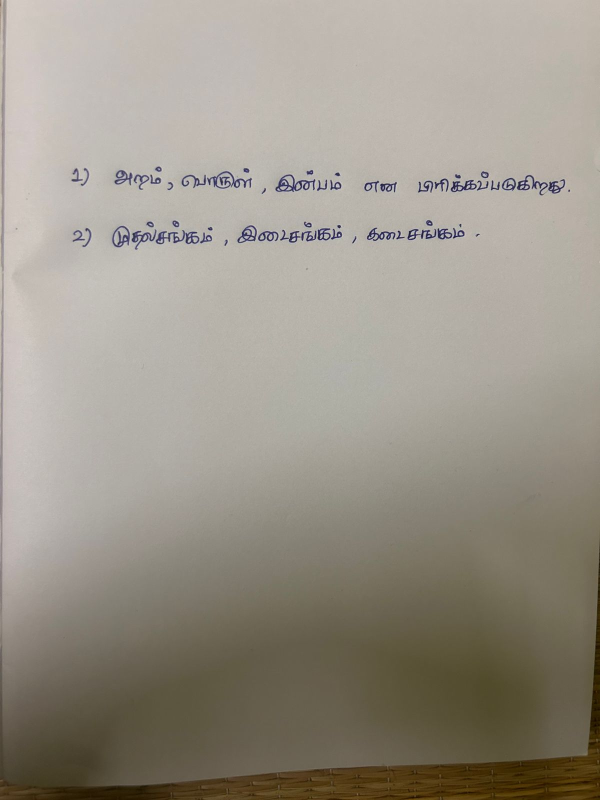
#> input picture uploads/asheet_student_1774963366447_20260331_132246.jpeg, 1200 x 1600 px (shown at 1/2 size)
$ python ocr_engine.py uploads/asheet_student_1774963366447_20260331_132246.jpeg uploads/asheet_student_1774963646154_20260331_132726.jpeg
#> lines starting #> are read from the running program, lines starting #| are printed output that depends on the picture
"""
Tamil Answer Sheet OCR Engine  ·  v2.0
=======================================
Extracts Tamil handwritten / printed text from Images and PDFs.

NEW in v2.0
-----------
  • process_question_paper()     – OCR a QUESTION PAPER and return
                                   [{question_number, question}]
  • process_answer_sheet_only()  – OCR an ANSWER SHEET in answers-only mode
                                   (no question bank) → [{question_number, answer}]
  • build_answers_only_payload() – minimal payload for separate-upload mode

The original process_answer_sheet() (combined mode) is fully unchanged.

Dependencies
------------
  pip install google-cloud-vision pillow pdf2image opencv-python-headless

Environment variable:
  GOOGLE_APPLICATION_CREDENTIALS=/path/to/service-account-key.json
"""

from __future__ import annotations

import io
import json
import logging
import os
import re
import sys
import unicodedata
from datetime import datetime
from pathlib import Path
from typing import Any

try:
    from google.cloud import vision
except ImportError:
    raise ImportError("Run: pip install google-cloud-vision")

try:
    from PIL import Image, ImageEnhance, ImageFilter
    import PIL.ImageOps
except ImportError:
    raise ImportError("Run: pip install pillow")

try:
    import cv2
    import numpy as np
    CV2_AVAILABLE = True
except ImportError:
    CV2_AVAILABLE = False
    import numpy as np

try:
    from pdf2image import convert_from_path, convert_from_bytes
    PDF2IMAGE_AVAILABLE = True
except ImportError:
    PDF2IMAGE_AVAILABLE = False

log = logging.getLogger(__name__)

IMAGE_EXTENSIONS: set[str] = {
    ".jpg", ".jpeg", ".png", ".bmp", ".webp", ".tiff", ".tif", ".gif"
}
PDF_DPI:         int = 300
MIN_TEXT_LENGTH: int = 5
MIN_ANSWER_WORDS: int = 3
QUESTION_MARKERS: list[str] = ["கேள்வி", "வினா", "Q.", "Q:"]
ANSWER_MARKERS:   list[str] = ["விடை", "Answer", "Ans.", "A."]


# ══════════════════════════════════════════════════════════════════════════════
# 1. Image Pre-processing
# ══════════════════════════════════════════════════════════════════════════════

def preprocess_image(image: Image.Image) -> Image.Image:
    if image.mode not in ("RGB", "L"):
        image = image.convert("RGB")
    w, h = image.size
    if min(w, h) < 1000:
        scale = 1000 / min(w, h)
        image = image.resize((int(w * scale), int(h * scale)), Image.LANCZOS)
    return _preprocess_cv2(image) if CV2_AVAILABLE else _preprocess_pillow(image)


# [5 lines left out: function _preprocess_pillow, not called in this run]


def _preprocess_cv2(image: Image.Image) -> Image.Image:
    img_np = np.array(image.convert("RGB"))
    gray   = cv2.cvtColor(img_np, cv2.COLOR_RGB2GRAY)
    clahe  = cv2.createCLAHE(clipLimit=2.0, tileGridSize=(8, 8))
    gray   = clahe.apply(gray)
    gray   = cv2.fastNlMeansDenoising(gray, h=10)
    gray   = _deskew_cv2(gray)
    _, binary = cv2.threshold(gray, 0, 255, cv2.THRESH_BINARY | cv2.THRESH_OTSU)
    return Image.fromarray(cv2.cvtColor(binary, cv2.COLOR_GRAY2RGB))


def _deskew_cv2(gray: np.ndarray) -> np.ndarray:
    try:
        edges = cv2.Canny(gray, 50, 150, apertureSize=3)
        lines = cv2.HoughLines(edges, 1, np.pi / 180, threshold=100)
        if lines is None:
            return gray
        angles = [np.degrees(theta) - 90 for rho, theta in lines[:, 0]
                  if -45 < np.degrees(theta) - 90 < 45]
        if not angles:
            return gray
        angle = float(np.median(angles))
        if abs(angle) < 0.5:
            return gray
        h, w = gray.shape
        M = cv2.getRotationMatrix2D((w / 2, h / 2), angle, 1.0)
        return cv2.warpAffine(gray, M, (w, h),
                              flags=cv2.INTER_CUBIC, borderMode=cv2.BORDER_REPLICATE)
    except Exception as exc:
        log.warning("Deskew failed (%s) – using original.", exc)
        return gray


# ══════════════════════════════════════════════════════════════════════════════
# 2. PDF → Images
# ══════════════════════════════════════════════════════════════════════════════

# [13 lines left out: functions pdf_to_images, pdf_bytes_to_images, not called in this run]


# ══════════════════════════════════════════════════════════════════════════════
# 3. Google Vision OCR
# ══════════════════════════════════════════════════════════════════════════════

def _get_vision_client() -> vision.ImageAnnotatorClient:
    if not os.environ.get("GOOGLE_APPLICATION_CREDENTIALS", ""):
        raise EnvironmentError(
            "GOOGLE_APPLICATION_CREDENTIALS is not set.\n"
            "Set it to your service-account JSON key path."
        )
    return vision.ImageAnnotatorClient()


def extract_text_from_image(
    image: Image.Image,
    language_hint: str = "ta",
) -> dict[str, Any]:
    client = _get_vision_client()
    buf = io.BytesIO()
    image.save(buf, format="JPEG", quality=95)
    vision_image  = vision.Image(content=buf.getvalue())
    image_context = vision.ImageContext(language_hints=[language_hint])

    log.info("Sending image to Google Vision API …")
    response = client.document_text_detection(
        image=vision_image, image_context=image_context
    )
    if response.error.message:
        raise RuntimeError(f"Google Vision API error: {response.error.message}")

    annotation = response.full_text_annotation
    full_text  = annotation.text if annotation else ""
    blocks:      list[str]   = []
    confidences: list[float] = []

    for page in annotation.pages:
        for block in page.blocks:
            block_text = ""
            block_confs = []
            for para in block.paragraphs:
                for word in para.words:
                    word_text = "".join(s.text for s in word.symbols)
                    block_text += word_text + " "
                    if word.confidence:
                        block_confs.append(word.confidence)
            block_text = block_text.strip()
            if len(block_text) >= MIN_TEXT_LENGTH:
                blocks.append(block_text)
            confidences.extend(block_confs)

    avg_conf = float(np.mean(confidences)) if confidences else 0.0
    log.info("  → %d words | %d blocks | conf %.2f%%",
             len(full_text.split()), len(blocks), avg_conf * 100)
    return {
        "full_text":  full_text,
        "blocks":     blocks,
        "confidence": round(avg_conf, 4),
        "word_count": len(full_text.split()) if full_text else 0,
    }


def extract_text_from_file(
    file_path: str | Path,
    language_hint: str = "ta",
) -> list[dict[str, Any]]:
#> called with language_hint = 'ta'
    path = Path(file_path)
    pages = pdf_to_images(path) if path.suffix.lower() == ".pdf" else [Image.open(path)]
#> pages = 1 item
    results: list[dict[str, Any]] = []
    for num, img in enumerate(pages, 1):
        log.info("OCR page %d / %d …", num, len(pages))
        result = extract_text_from_image(preprocess_image(img), language_hint)
        result["page"] = num
        results.append(result)
#> this loop made 1 pass
#> num on pass 1: 1
#> pass 1, in _preprocess_cv2, `gray   = cv2.cvtColor(img_np, cv2.COLOR_RGB2GRAY)`:
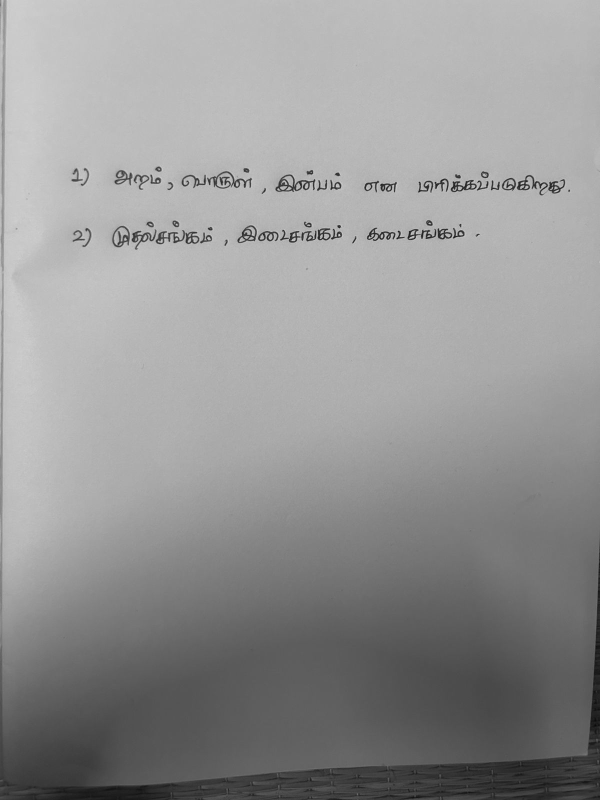
#> gray: shape (1600, 1200) (shown at 1/2 size); min 9, max 225, mean 149.5
#> pass 1, in _preprocess_cv2, `gray   = clahe.apply(gray)`:
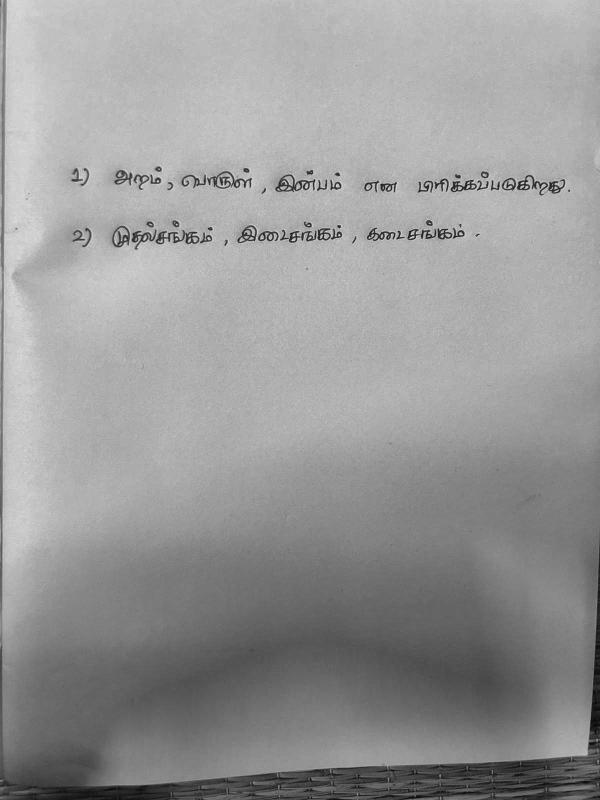
#> gray: shape (1600, 1200) (shown at 1/2 size); min 6, max 231, mean 152.4
#> pass 1, in _deskew_cv2, `edges = cv2.Canny(gray, 50, 150, apertureSize=3)`:
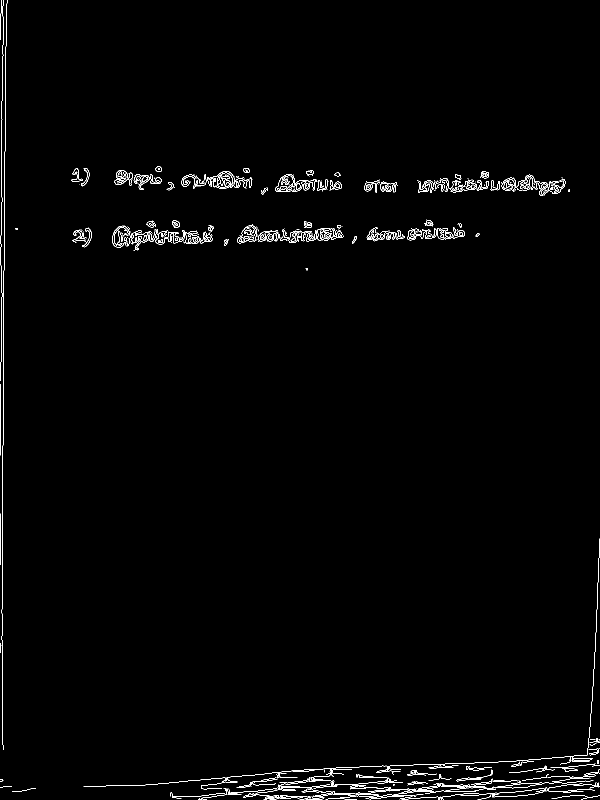
#> edges: shape (1600, 1200) (shown at 1/2 size); 1.2% white in thin lines or dots
#> after the loop, results = []
    return results


# ══════════════════════════════════════════════════════════════════════════════
# 4. Shared text utilities
# ══════════════════════════════════════════════════════════════════════════════

def _normalise_tamil(text: str) -> str:
    return re.sub(r"\s+", " ", unicodedata.normalize("NFC", text)).strip()


# [8 lines left out: function _insert_question_newlines, not called in this run]


_Q_SPLIT = re.compile(
    r"(?:^|\n)(?:(?:Q|கேள்வி|வினா)[\s\.\:\-]*(\d+)|(\d+)\s*[\.\)\:])",
    re.IGNORECASE | re.MULTILINE,
)


# ══════════════════════════════════════════════════════════════════════════════
# 5. Answer Sheet Parsing  (combined mode — unchanged)
# ══════════════════════════════════════════════════════════════════════════════

# [206 lines left out: functions parse_answer_sheet, parse_question_paper, process_question_paper, build_answers_only_payload, process_answer_sheet_only, _classify_answer, not called in this run]


def _build_ocr_index(qa_pairs: list[dict[str, str]]) -> dict[str, dict]:
    return {p["question_number"].strip(): p for p in qa_pairs}


# [64 lines left out: functions build_ocr_payload, save_ocr_result, not called in this run]


def process_answer_sheet(
    file_path:     str | Path,
    question_bank: list[dict[str, Any]] | None = None,
    student_id:    str = "unknown",
    sheet_id:      str | None = None,
    output_dir:    str | Path = "ocr_output",
    language_hint: str = "ta",
    save_json:     bool = True,
) -> dict[str, Any]:
    """End-to-end: answer sheet file → OCR payload (combined or answers-only)."""
    path     = Path(file_path)
    sheet_id = sheet_id or path.stem
    log.info("=" * 60)
    log.info("ANSWER SHEET: %s | mode: %s",
             path.name, "combined" if question_bank else "answers-only")
    log.info("=" * 60)
    ocr_pages = extract_text_from_file(path, language_hint=language_hint)
    qa_pairs  = parse_answer_sheet(ocr_pages)
    payload   = build_ocr_payload(qa_pairs, question_bank, student_id, sheet_id)
    if save_json:
        save_ocr_result(payload, output_dir=output_dir)
    return payload


# [23 lines left out: function process_folder, not called in this run]


if __name__ == "__main__":
    if len(sys.argv) < 2:
        print("Usage: python ocr_engine.py <image_or_pdf> [student_id]")
        sys.exit(1)
    target  = Path(sys.argv[1])
    student = sys.argv[2] if len(sys.argv) > 2 else target.stem
#> (the run stopped early here; a loop or call above may not have finished)
